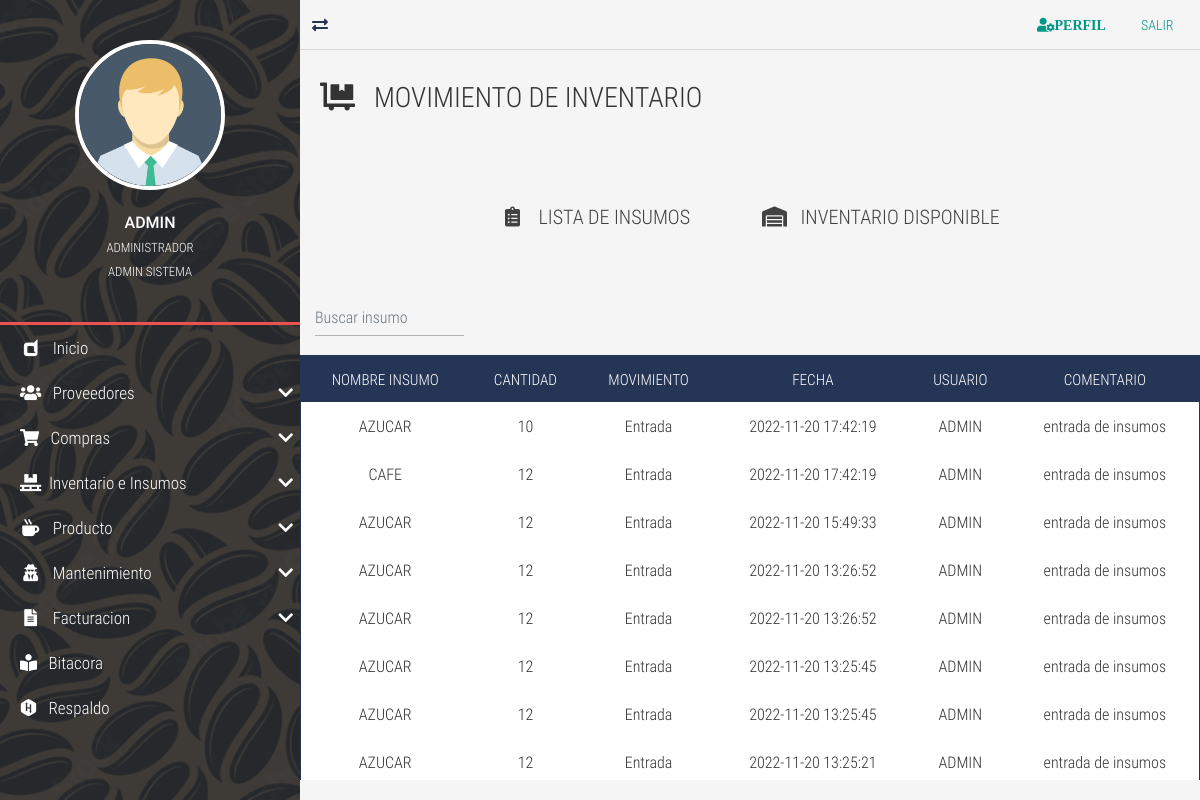
The app's page /movimiento-inventario/ (signed in) with its own data.
### tables this page shows
CREATE TABLE `TBL_movi_inventario` (
  `id_cardex` int NOT NULL AUTO_INCREMENT,
  `id_insumos` int DEFAULT NULL,
  `cant_movimiento` int DEFAULT NULL,
  `tipo_movimiento` enum('Entrada','Salida') DEFAULT NULL,
  `fecha_movimiento` datetime DEFAULT NULL,
  `id_usuario` int DEFAULT NULL,
  `comentario` varchar(255) DEFAULT NULL,
  PRIMARY KEY (`id_cardex`),
  KEY `FK_insumos_idx` (`id_insumos`),
  KEY `FK_usuario_idx` (`id_usuario`,`id_insumos`) USING BTREE,
  CONSTRAINT `FK_TBL_movi_inventario_TBL_insumos` FOREIGN KEY (`id_insumos`) REFERENCES `TBL_insumos` (`id_insumos`),
  CONSTRAINT `FK_TBL_movi_inventario_TBL_usuarios` FOREIGN KEY (`id_usuario`) REFERENCES `TBL_usuarios` (`id_usuario`)
);

CREATE TABLE `TBL_insumos` (
  `id_insumos` int NOT NULL AUTO_INCREMENT,
  `nom_insumo` varchar(45) DEFAULT NULL,
  `id_categoria` int DEFAULT NULL,
  `cant_max` int DEFAULT NULL,
  `cant_min` int DEFAULT NULL,
  `unidad_medida` enum('LB','UN','L','GAL') DEFAULT NULL,
  PRIMARY KEY (`id_insumos`),
  KEY `FK_categoria_insumos_idx` (`id_categoria`),
  CONSTRAINT `FK_categoria_insumos` FOREIGN KEY (`id_categoria`) REFERENCES `TBL_categoria_produ` (`id_categoria`)
);

CREATE TABLE `TBL_usuarios` (
  `id_usuario` int NOT NULL AUTO_INCREMENT,
  `usuario` varchar(50) NOT NULL,
  `nombre_usuario` varchar(100) NOT NULL,
  `estado_usuario` enum('Activo','Inactivo','Bloqueado','Nuevo') NOT NULL,
  `contrasena` varchar(100) NOT NULL,
  `id_rol` int NOT NULL,
  `fecha_ultima_conexion` datetime DEFAULT NULL,
  `preguntas_contestadas` int DEFAULT NULL,
  `primer_ingreso` int DEFAULT NULL,
  `fecha_vencimiento` date DEFAULT NULL,
  `correo_electronico` varchar(50) DEFAULT NULL,
  `creado_por` varchar(30) DEFAULT NULL,
  `fecha_creacion` datetime DEFAULT NULL,
  `modificado_por` varchar(30) DEFAULT NULL,
  `fecha_modificacion` datetime DEFAULT NULL,
  PRIMARY KEY (`id_usuario`)
);

### controladores/vistasControlador.php (called while the page is built, shortened)
<?php
	class vistasControlador extends vistasModelo{
		public function obtener_plantilla_controlador(){
			return require_once "./vistas/plantilla.php";
		}
	}

### index.php (called while the page is built, shortened)
<?php
	require_once "./controladores/vistasControlador.php";
	$plantilla = new vistasControlador();
	$plantilla->obtener_plantilla_controlador();

### vistas/contenidos/movimiento-inventario-view.php (the view, shortened to what this page needs)
<div class="full-box page-header">
	<h3 class="text-left">
		<i class="fas fa-dolly-flatbed"></i> &nbsp; MOVIMIENTO DE INVENTARIO
	</h3>
</div>
<div class="container-fluid">
	<ul class="full-box list-unstyled page-nav-tabs">
		<li>
			<a href="<?php echo SERVERURL; ?>insumos-list/"><div class="btn btn-dark btn-lg"><i class="fas fa-clipboard-list fa-fw"></i> &nbsp; LISTA DE INSUMOS</div></a>
		</li>
		<li>
			<a href="<?php echo SERVERURL; ?>inventario-list/"><div class="btn btn-dark btn-lg"><i class="fas fa-warehouse"></i> &nbsp; INVENTARIO DISPONIBLE</div></a>
		</li>
	</ul>
</div>
<?php
$where="";
?>
      <div class="container-fluid">
  <form class="d-flex">
      <input class="form-control me-2 light-table-filter" data-table="table_id" type="text"
      placeholder="Buscar insumo">
      </form>
  </div>
      <table class="table table-striped table-dark table_id text-center" id="tblDatos">
                         <thead>
                         <tr>
                        <th>NOMBRE INSUMO</th>
						<th>CANTIDAD</th>
                        <th>MOVIMIENTO</th>
                        <th>FECHA</th>
						<th>USUARIO</th>
						<th>COMENTARIO</th>
                        </tr>
                        </thead>
                        <tbody>
				<?php
include ("./cone.php");
$SQL="SELECT iv.id_cardex, i.id_insumos, i.nom_insumo, iv.cant_movimiento,iv.tipo_movimiento, iv.fecha_movimiento,
 iv.id_usuario, u.usuario,iv.comentario FROM TBL_movi_inventario iv
inner JOIN TBL_insumos i ON i.id_insumos = iv.id_insumos
inner JOIN TBL_usuarios u ON u.id_usuario = iv.id_usuario
order by iv.id_cardex DESC
$where";
$dato = mysqli_query($conexion, $SQL);
if($dato -> num_rows >0){
    while($fila=mysqli_fetch_array($dato)){
?>
<tr>
<td><?php echo $fila['nom_insumo']; ?></td>
<td><?php echo $fila['cant_movimiento']; ?></td>
<td><?php echo $fila['tipo_movimiento']; ?></td>
<td><?php echo $fila['fecha_movimiento']; ?></td>
<td><?php echo $fila['usuario']; ?></td>
<td><?php echo $fila['comentario']; ?></td>
</tr>
<?php
}
}else{
    ?>
    <tr class="text-center">
    <td colspan="16">No existen registros</td>
    </tr>
    <?php
}
?>
	</body>

### vistas/css/all.css (style rules this page uses)
.fa, .fas, .far, .fal, .fab { -moz-osx-font-smoothing: grayscale; -webkit-font-smoothing: antialiased; display: inline-block; font-style: normal; font-variant: normal; text-rendering: auto; line-height: 1; }
.fa-fw { text-align: center; width: 1.25em; }
.fa-clipboard-list:before { content: "\f46d"; }
.fa-dolly-flatbed:before { content: "\f474"; }
.fa-warehouse:before { content: "\f494"; }
.fa, .fas { font-family: 'Font Awesome 5 Free'; font-weight: 900; }

### vistas/css/style.css (style rules this page uses)
:root { --color-one: #F5F5F5; --color-two: #24292E; --color-three: #EC5252; --form-color: #14111A; --accent-color: #253556; --border-color: #D8D8D8; }
body,html { font-family: 'roboto_condensed_light'; width: 100vw; height: 100vh; background-color: var(--color-one); color: #333; font-size: 16px; }
.full-box { margin: 0; padding: 0; box-sizing: border-box; width: 100%; }
.page-header { padding: 30px 20px 60px 20px; }
.page-header > :nth-child(1) { padding-bottom: 7px; }
.page-nav-tabs { display: flex; justify-content: center; flex-wrap: wrap; margin-bottom: 30px; }
.page-nav-tabs li, .page-nav-tabs li a { height: 40px; line-height: 40px; }
.page-nav-tabs li { margin: 5px 20px; }
.page-nav-tabs li a { color: var(--accent-color); font-size: 17px; min-width: 200px; width: auto; display: block; text-align: center; user-select: none; transition: all .2s ease-in-out; border-bottom: 2px solid transparent; }
.table thead th { color: #FFF; }
.table tbody tr { color: #333; transition: all .2s ease-in-out; }
.table-dark, .table { background-color: #fff; }
.table-dark { border: 1px solid var(--accent-color); }
.table-dark thead tr { background-color: var(--accent-color); }
.table-dark td, .table-dark thead th, .table-dark th { border: none; }

### records on screen
tbl_movi_inventario: id_insumos.nom_insumo "AZUCAR", cant_movimiento "10", tipo_movimiento "Entrada", fecha_movimiento "2022-11-20 17:42:19", id_usuario.usuario "ADMIN", comentario "entrada de insumos"
tbl_movi_inventario: id_insumos.nom_insumo "CAFE", cant_movimiento "12", tipo_movimiento "Entrada", fecha_movimiento "2022-11-20 17:42:19", id_usuario.usuario "ADMIN", comentario "entrada de insumos"
tbl_movi_inventario: id_insumos.nom_insumo "AZUCAR", cant_movimiento "12", tipo_movimiento "Entrada", fecha_movimiento "2022-11-20 15:49:33", id_usuario.usuario "ADMIN", comentario "entrada de insumos"
tbl_movi_inventario: id_insumos.nom_insumo "AZUCAR", cant_movimiento "12", tipo_movimiento "Entrada", fecha_movimiento "2022-11-20 13:26:52", id_usuario.usuario "ADMIN", comentario "entrada de insumos"
tbl_movi_inventario: id_insumos.nom_insumo "AZUCAR", cant_movimiento "12", tipo_movimiento "Entrada", fecha_movimiento "2022-11-20 13:26:52", id_usuario.usuario "ADMIN", comentario "entrada de insumos"
tbl_movi_inventario: id_insumos.nom_insumo "AZUCAR", cant_movimiento "12", tipo_movimiento "Entrada", fecha_movimiento "2022-11-20 13:25:45", id_usuario.usuario "ADMIN", comentario "entrada de insumos"
tbl_movi_inventario: id_insumos.nom_insumo "AZUCAR", cant_movimiento "12", tipo_movimiento "Entrada", fecha_movimiento "2022-11-20 13:25:45", id_usuario.usuario "ADMIN", comentario "entrada de insumos"
tbl_movi_inventario: id_insumos.nom_insumo "AZUCAR", cant_movimiento "12", tipo_movimiento "Entrada", fecha_movimiento "2022-11-20 13:25:21", id_usuario.usuario "ADMIN", comentario "entrada de insumos"

### other values on screen
$_SESSION['usuario_login'] "ADMIN"
$_SESSION['nombre_usuario'] "ADMINISTRADOR"
$_SESSION['rol'] "ADMIN SISTEMA"
